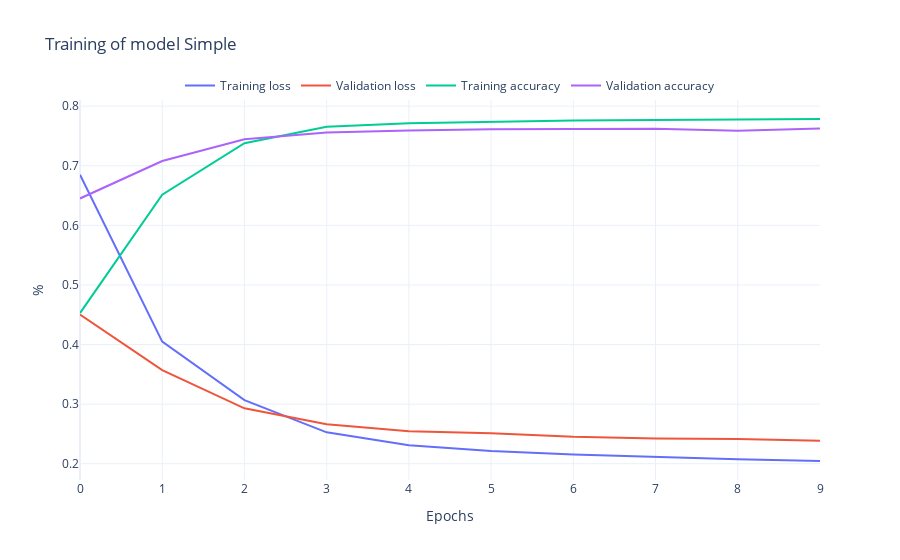

Notebook code cell kept with this figure:
### Markdown cell above
#### Plot the training and validation loss

### Code cell
rst.plot_history(history_simple, "Simple")

### Figure 1 — Plotly figure (JSON) as saved in the notebook; plotly's stock layout.template omitted (floating-point values rounded to 4 significant figures)
{"data": [{"mode": "lines", "name": "Training loss", "type": "scatter", "y": [0.6848, 0.4048, 0.3067, 0.2527, 0.231, 0.2212, 0.2156, 0.2111, 0.2077, 0.2045]}, {"mode": "lines", "name": "Validation loss", "type": "scatter", "y": [0.4503, 0.357, 0.293, 0.2662, 0.2546, 0.251, 0.245, 0.2422, 0.2413, 0.2385]}, {"mode": "lines", "name": "Training accuracy", "type": "scatter", "y": [0.4527, 0.6513, 0.7378, 0.7653, 0.7715, 0.7738, 0.776, 0.7766, 0.7781, 0.7785]}, {"mode": "lines", "name": "Validation accuracy", "type": "scatter", "y": [0.6451, 0.7079, 0.7445, 0.7557, 0.759, 0.7611, 0.7616, 0.7623, 0.7588, 0.7625]}], "layout": {"legend": {"bgcolor": "rgba(255,255,255,0.5)", "orientation": "h", "x": 0.5, "xanchor": "center", "y": 1, "yanchor": "bottom"}, "title": {"text": "Training of model Simple"}, "xaxis": {"title": {"text": "Epochs"}}, "yaxis": {"title": {"text": "%"}}}}
